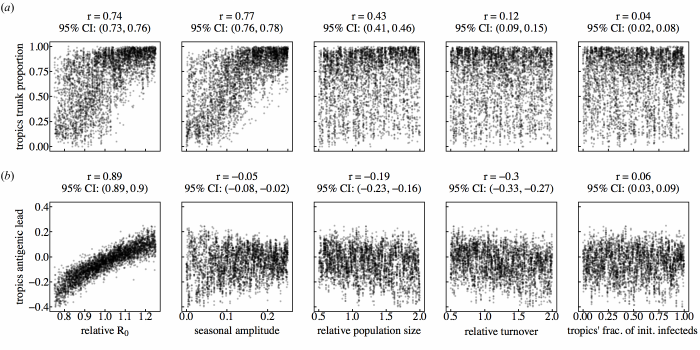

This figure's R source:
#!/usr/bin/env Rscript
library(RSQLite)
library(ggplot2)
library(reshape2)
library(gridExtra)
library(grid)
library(sensitivity)
library(scales)
library(xtable)
library(gtable)

resultsDir = '../../analysis/LHS_analysis'
plotDir = './'

figureWidth = 7 
textSize = 6
pointSize = 0.05
lineSize = .8
plot_themes  = 	theme_classic() +
				theme(axis.line = element_line(size=.3)) +
				theme(axis.ticks = element_line(size=.3)) +
				theme(axis.ticks.length = unit(-.07,'cm')) +
				theme(axis.ticks.margin = unit(.11,'cm')) +
				theme(axis.title.x=element_text(size=textSize)) + 
				theme(axis.text.x=element_text(size= textSize)) + 
				theme(axis.title.y=element_text(size= textSize)) +
				theme(axis.text.y=element_text(size= textSize)) +
				theme(plot.title=element_text(size=textSize)) +
				theme(plot.margin=unit(c(3,3,3,3),'mm')) +
				theme(legend.title=element_text(size=textSize)) +
				theme(legend.text=element_text(size=textSize)) +
				theme(legend.position ='bottom') +
				theme(legend.direction='horizontal') +
				theme(legend.margin = unit(-.5,'cm')) +
				theme(panel.border = element_rect(colour = "black", fill=NA, size=.5)) +
				theme(axis.line = element_blank())

resultsDb = paste(resultsDir,'results.sqlite',sep='/')

parNames = c('relativeR0','seasonalAmplitude','relativeN','relativeTurnover','tropicFractionI0')
headerNames = c('\"Relative R\"[0]','\"Seasonal amplitude\"','\"Relative population size\"','\"Relative turnover\"','\"Fraction of initial infecteds in tropics\"')
headers = data.frame(parNames,headerNames)
comboDb = dbConnect(SQLite(), dbname = resultsDb)
initExtension(comboDb)

plotDF = dbGetQuery(comboDb, paste('SELECT',paste(parNames,collapse=','),', tropicsTrunkPro, tropicsAgLag FROM pooled_results',sep=' '))
tTPsens = pcc(plotDF[,1:5], plotDF$tropicsTrunkPro,nboot=100)
tALsens = pcc(plotDF[,1:5], plotDF$tropicsAgLag,nboot=100)
agAnova = aov(tropicsAgLag~relativeN+ tropicFractionI0 +relativeR0+relativeTurnover+seasonalAmplitude,data=plotDF)
trunkAnova = aov(tropicsTrunkPro~relativeN+ tropicFractionI0 +relativeR0+relativeTurnover+seasonalAmplitude,data=plotDF)

plots=c()

for(parName in parNames){
	print(parName)
	sens = tTPsens$PCC[parName,]$'original' 
	minCI = tTPsens$PCC[parName,]$'min. c.i.'
	maxCI = tTPsens$PCC[parName,]$'max. c.i.'

	trunkProPlot = ggplot(plotDF, aes_string(x=parName,y="tropicsTrunkPro")) + 
		geom_point(size = pointSize, alpha = 0.2) + 
		xlab(NULL) +
		ylab(NULL) +
		ylim(c(0,1)) + 
		theme_classic() + 
		ggtitle(paste('r = ',round(sens,2), '\n95% CI: (',round(minCI,2),', ',round(maxCI,2),')',sep='')) +
		plot_themes +
		theme(axis.text.x=element_blank()) 
	
	if(parName == parNames[1]){
		trunkProPlot = trunkProPlot + ylab("Tropics Trunk Proportion")
		trunkProPlotRow = ggplotGrob(trunkProPlot)
	}
	else{
		trunkProPlot = trunkProPlot + theme(axis.text.y=element_blank()) 
		trunkProPlotRow = cbind(trunkProPlotRow,ggplotGrob(trunkProPlot),size='first')
	}
}	

for(parName in parNames){
	sens = round(tALsens$PCC[parName,]$'original' ,2)
	minCI = round(tALsens$PCC[parName,]$'min. c.i.',2)
	maxCI = round(tALsens$PCC[parName,]$'max. c.i.',2)

	print(parName)		
	agLagPlot = ggplot(plotDF, aes_string(x=parName,y="tropicsAgLag")) + 
		geom_point(size = pointSize, alpha = 0.2) + 
		xlab(parse(text=paste(headers$headerNames[headers$parNames==parName]))) + 
		ylab(NULL) + 
		ylim(c(-0.4,0.4)) + 
		theme_classic() +
		ggtitle(paste('r = ',round(sens,2), '\n95% CI: (',round(minCI,2),', ',round(maxCI,2),')',sep='')) +
		plot_themes
		
	if(parName == parNames[1]){
		agLagPlot = agLagPlot + ylab("Tropics Antigenic Lead")
		agLagPlotRow = ggplotGrob(agLagPlot)
	}
	else{
		agLagPlot = agLagPlot + theme(axis.text.y=element_blank()) 
		agLagPlotRow = cbind(agLagPlotRow, ggplotGrob(agLagPlot), size='first')
	}
}

figureS2 = rbind(trunkProPlotRow,agLagPlotRow,size='first')
pdf(paste(plotDir,'LHS_summary.pdf',sep=''),figureWidth,figureWidth/2)
grid.draw(figureS2)
dev.off()
	
dbDisconnect(comboDb)

print(xtable(summary(agAnova)))
print(xtable(summary(trunkAnova)))